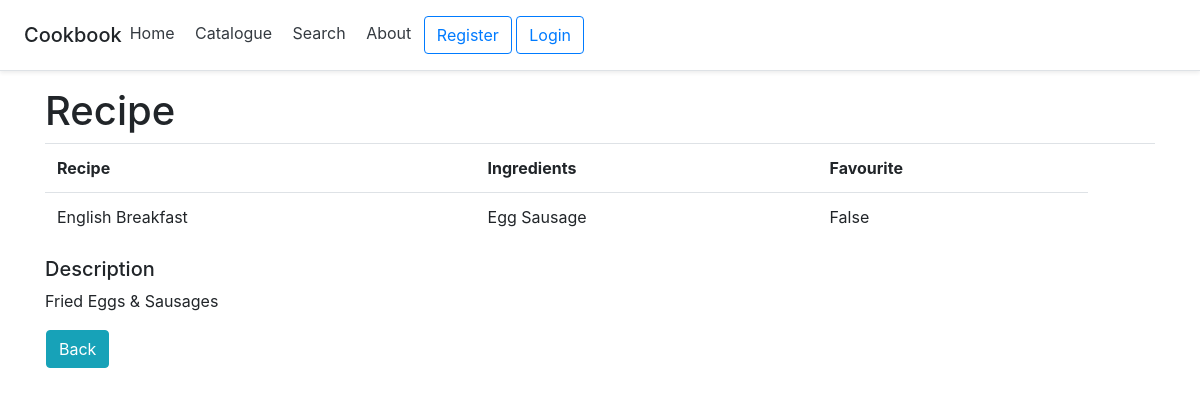
The page /recipes/recipe/1/ on the database its author committed.
### recipes/models.py (models this page shows, shortened)
class Recipe(models.Model):
    name = models.CharField(max_length=50, null=True)
    description = models.TextField(null=True, blank=True)
    favourite = models.BooleanField(default=False)
    ingredients = models.ManyToManyField(Ingredient)

class Ingredient(models.Model):
    name = name = models.CharField(max_length=50, null=True)

### recipes/views.py (the view)
# urls.py: path('recipe/<int:pk>/', views.recipe, name='recipe'),
def recipe(request, pk):
    recipe = Recipe.objects.get(id=pk)
    ingredients = recipe.ingredients.all()
    context = {'recipe': recipe, 'ingredients': ingredients}
    return render(request, 'recipes/recipe.html', context)

### recipes/templates/recipes/recipe.html (shortened to what this page needs)
{% extends 'recipes/base.html' %}
{% block content %}
    {% include 'navbar.html' %}
    <div class="container">
        <h1>Recipe</h1>
        <table class="table">
            <tr>
                <th>Recipe</th>
                <th>Ingredients</th>
                <th>Favourite</th>
                <th></th>
            </tr>
            <tr>
                <td>{{ recipe.name }}</td>
                <td>
                    {% for ingredient in ingredients %}
                        {{ ingredient.name }}
                    {% endfor %}
                </td>
                <td>{{ recipe.favourite }}</td>
            </tr>
        </table>
        <h5>Description</h5>
        <p>{{ recipe.description }}</p>
        <table>
            <tr>
                <th><a class="btn btn-info" href="{% url 'main:home' %}">Back</a></th>
            </tr>
        </table>
    </div>
{% endblock %}

### rows shown on the page
Recipe: name "English Breakfast", favourite "False", description "Fried Eggs & Sausages"
Ingredient: name "Egg"
Ingredient: name "Sausage"
